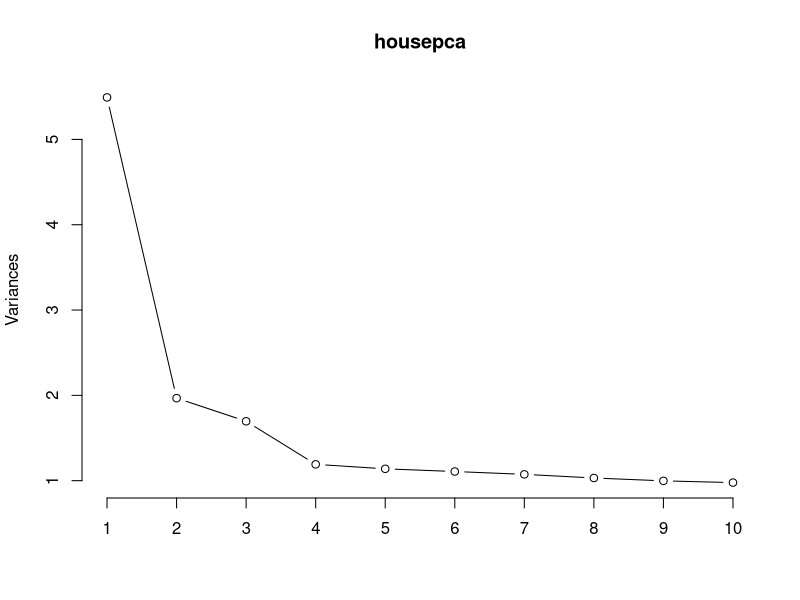

The R script that drew this image:
#Since we have already saved the numeric 
#dataset from running pca in python lets
#just run this to make sure everyhting's working correctly
train <- read.csv("train_cleaned.csv")
df <- read.csv("numeric_forpca.csv")


#So we have 23 princpial components 
housepca <- prcomp(df, scale.=TRUE)
summary(housepca)


# And as mentioned in the ipython notebook 
# we retain 90% of the variability with 15 principal components 
# but apparently the scree plot tells us that we should probably pick 4 principal components since that's where the elbow is

plot(housepca, type="lines") 

# But if we were to use the Kaiser criterion we would only keep up to 8 components 
# So different from the 90% variablity we discussed in the notebbook we will 
# take the averaage amount of principal componets from the different decision methods 
# so lets take 8 predicotors explaing 64% of the variability


#lets look at some loadings 
housepca$rotation[,1:4] 
# By looking at PC1 with a cutoff at 0.3 we can see that 
# TotalBsmtSF, X1stFlrSF, GrLivArea,GarageArea,TotalSF has a large magnitude
# PC1 probabily explains the size of the house more or less the higher a house scores in these parts 
# the more expensive the house it makes a lot of sense as well since the total square feet has the largest magnitude

# PC2 seems LowQualFinSF, EnclosedPorch, Age, RemodAge seems to do with the quality of the house 
# With the negative loadings meaning if a house scores high in age and low quality finish and even 
# a large in door porch the price of the price of the house wont be that high 

# PC3 has high magnitude loadings in BsmtFinSF1 and BsmtUnfSF
# this explains the basement conditions of the house 
# high negative loadings with BsmtUnfSF means that the more
# unfinished area of the basement the cheaper the house
# The higher a house scores on the area of type 1 finishing the higher the price of the house
# This also makes sense since for a basement to be considered finished it needs to meet most of the conditiosn for a finished house
# in regards to the lights walls electricty .....


# PC4 Has high magnitudes with garage age and LowQualFinSF
# this seems quite arbbitary so im not sure what we can conclude of PC4 
# since garage age has postive loadings it may mean the older the garage the higher the price 
# This doesnt really add up and so is it for lowQualFinSF

# These interpretations would be useful in the latter analysis 


#store the scores 
scr <- housepca$x[,1:8]
scr

# Principal Componenet Regression 

#now lets run the multiple linear regression on the pc's 
#lets first get the response varialbe from the training set 

pcregmod <- lm(train$SalePrice ~ scr)
summary(pcregmod)
# Observing the output only PC1 is significant based on the pvalue of the null hypothesis 
# And R squared is extremely low at 0.09818
# so this kind of concludes that hey not much is very useful and significant for modelling 
# We may look in to different methods or maybe the numeric variables are the best predictors for this model

# Now maybe we take only what the Kaiser Criterion tells us to 
scr_Kaiser <- housepca$x[,1:4]
pcregKaiser <- lm(train$SalePrice ~ scr_Kaiser)
summary(pcregKaiser)

# And it is not too greate either 
# lets just take PC1 

scr_PC1<- housepca$x[,1:1]
pcregPC1 <- lm(train$SalePrice ~ scr_PC1)
summary(pcregPC1)
# and we still get a pretty bad result but we do see that PC1 
# explains most of the variance and it is contriubting to the
# R squared the most since it didnt change much over subtracting the predictors. 




